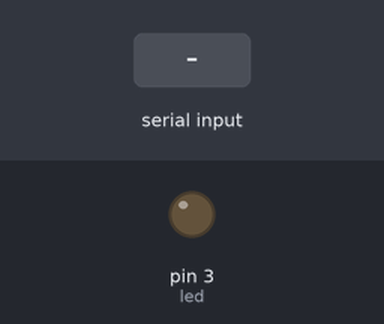
A sketch run on a simulated Arduino Uno, built with avr-gcc and run on an emulated ATmega328P. Parts: output pins drawn as LEDs (lit = HIGH). Inputs (shaded band) come from the test bench.

Above: at 1.2 s.
1.3 s: "1" received over Serial
At 2.4 s:
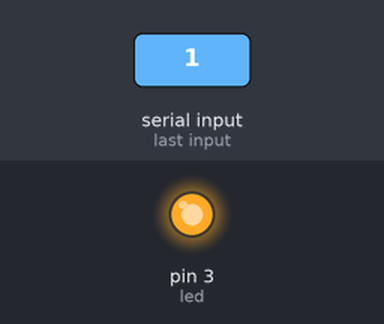
2.8 s: "0" received over Serial
At 3.5 s:
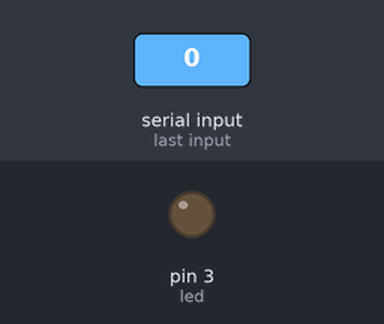
Timing chart, 0 to 5.8 s (numbered marks = the images above; inputs shaded):
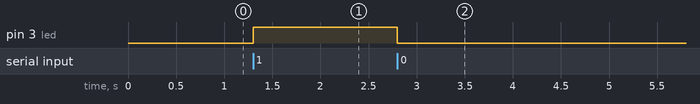

Measured:
- after the input at 1.3 s, pin 3 (led): LOW → HIGH at once
- after the input at 2.8 s, pin 3 (led): HIGH → LOW at once

The sketch:

Arduino_recebendo_dados_via_serial.ino
```cpp
#define led 3
int valorLido;

void setup()
{
  Serial.begin(9600);
  pinMode(led, OUTPUT);
}

void loop()
{ //Informa se existem dados chegando na serial

  if (Serial.available() > 0)
  { //Significa que existem dados para serem lidos
    valorLido = Serial.read(); //Pega o valor lido na serial e armazena na variável valorLido
  }
  if (valorLido == '1')
  {
    digitalWrite(led, HIGH);
  } else
  {
    digitalWrite(led, LOW);
  }
}
```
